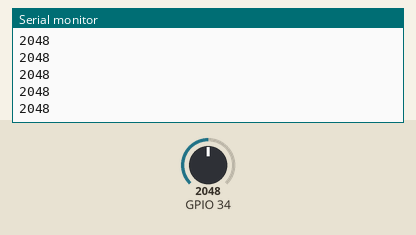
Bench run of a sketch on a simulated ESP32. On the bench: the last lines printed to the serial monitor. The test bench sets the inputs (shaded band); at power-on: GPIO 34 = 2048.

Above: at 1.2 s.
1.3 s: GPIO 34 set to 2866
At 1.31 s:
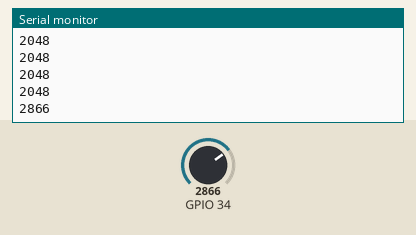
2.8 s: GPIO 34 set to 3603
At 2.81 s:
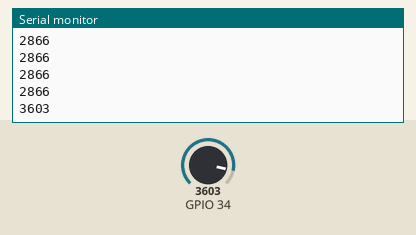
Timing chart, 0 to 5.8 s (numbered marks = the images above; inputs shaded):
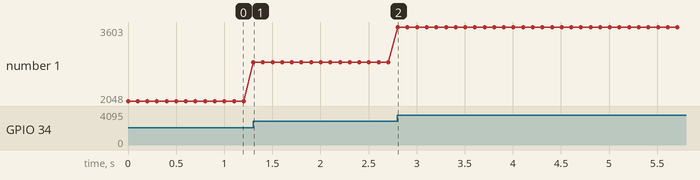

The sketch:

Grafica_Sensor_LDR.ino
```cpp
void setup() {
  Serial.begin(115200);
}

void loop() {
  int valor = analogRead(34);  // GPIO 34 o el pin que uses
  Serial.println(valor);
  delay(100);  // cada 100 ms
}
```

Measured:
- after the input at 1.3 s, the serial monitor: prints a new line at once (image 1)
- after the input at 2.8 s, the serial monitor: prints a new line at once (image 2)
- plotted number 1: 2048 → 2866 after the input at 1.3 s, 2866 → 3603 after the input at 2.8 s
